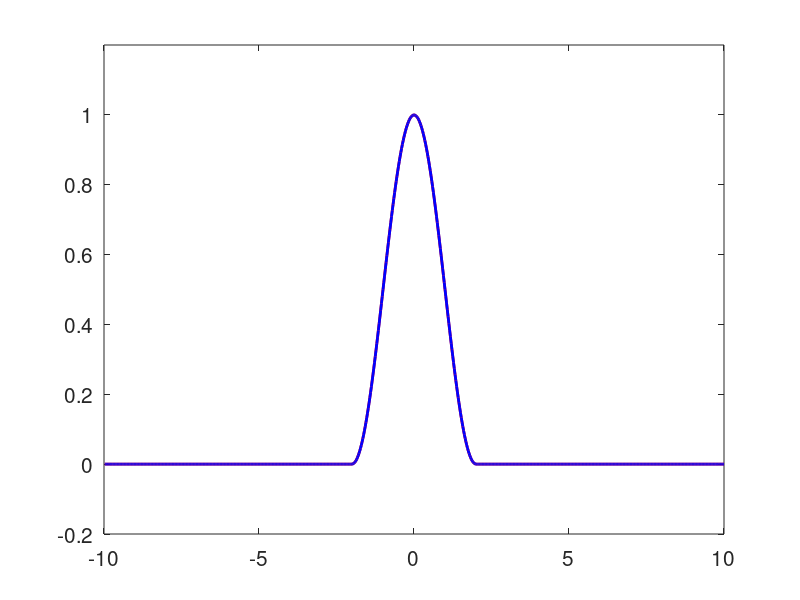

MATLAB code for this plot: (Note: this script raises an error after producing the figure.)
clear all;
clc;
%%%% set domain and mesh %%%
xmin = -10;
xmax = 10;
CFL = 0.01 * 4;
dx = 0.1 / 4;
dt = dx * CFL;
x = (xmin + dx : dx : xmax)';
Nx = size(x, 1);
%%%% set initial value %%%%%%
%%%%%% cosine
recmin = -2;
recmax = 2;
u0 = (1 + cos((x - (recmin + recmax) / 2) / (recmax - recmin) * 2 * pi)) / 2;
u0((x < recmin) | (x > recmax)) = 0;
%%%% Ricker's wavelet
% center = 0;
% sigma = 1;
% u0 = 2 / (sqrt(3 * sigma) * sqrt(sqrt(pi))) * (1 - (x / sigma) .^ 2) .* exp(- (x / sigma) .^ 2 ./ 2);
%%%% time marching %%%%%
u = u0;
t = 0;
tmax = 20;
tstep = 0;
drawevery = 0.5;
isfirst = true;
while (t <= tmax + dt)
    u = u - CFL * (u - [u(end, 1); u(1 : end - 1,1)]);
    t = t + dt;
    if (mod(tstep, floor(drawevery / dt)) == 0)
        f=figure(1);
        set(gcf,'Color',[1,1,1]);
        plot(x, u0, 'r', 'LineWidth', 2);
        hold on
        plot(x, u, 'b', 'LineWidth', 2);
        set(gca, 'FontSize', 15);
        ylim([-0.2 1.2]);
        xlim([xmin xmax]);
        %set(gca,'DataAspectRatio',[98,100,1]);  
        generate_gif(f, 'advection_1d_upwind.gif', isfirst);
        isfirst = false;
    end
    tstep = tstep + 1;
end
function generate_gif(f, filename, isfirst)
    drawnow;
    frame=getframe(1);
    im = frame2im(frame);
    [imind,cm] = rgb2ind(im,256);
    if isfirst
        imwrite(imind,cm,filename,'gif', 'Loopcount',inf);
    else
        imwrite(imind,cm,filename,'gif','WriteMode','append');
    end
    close(f);
end
% figure(1);
% plot(x, u0, 'r');
% hold on
% plot(x, u, 'b');
%ylim([0, 1]);